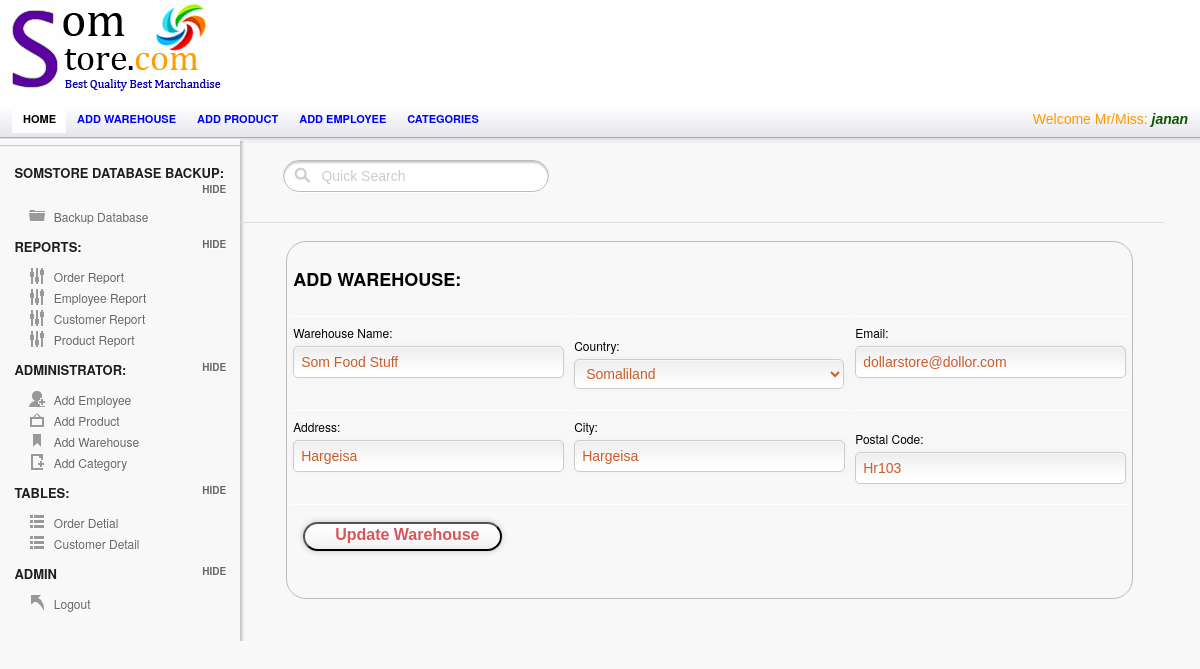
Page /Admin/wareViewUpdate.php?update=7 (signed in) on the committed database.
### tables this page shows
CREATE TABLE `employee` (
  `Employee_ID` int(95) NOT NULL AUTO_INCREMENT,
  `Employee_Name` varchar(25) NOT NULL,
  `Username` varchar(25) NOT NULL,
  `Password` varchar(25) NOT NULL,
  `Picture` varchar(255) NOT NULL,
  PRIMARY KEY (`Employee_ID`)
);

CREATE TABLE `warehouse` (
  `Warehouse_ID` int(255) NOT NULL AUTO_INCREMENT,
  `Country` varchar(25) NOT NULL,
  `City` varchar(25) NOT NULL,
  `Address` varchar(55) NOT NULL,
  `PostalCode` varchar(55) NOT NULL,
  `Email` varchar(35) NOT NULL,
  `Warehouse` varchar(55) NOT NULL,
  PRIMARY KEY (`Warehouse_ID`),
  UNIQUE KEY `Email` (`Email`),
  UNIQUE KEY `PostalCode` (`PostalCode`)
);

### session.php (called while the page is built, shortened)
<?php
include('config.php');
$check=$_SESSION['login_username'];
$session=mysqli_query($mysqli, "select Username from employee where Username='$check' ");
$row=mysqli_fetch_array($session);
$login_session=$row['Username'];
?>

### Admin/wareViewUpdate.php (the view, shortened to what this page needs)
<?php
include("../session.php");
include("../config.php");
 ?>
<!doctype html>
<html lang="en">
<head>
	<link rel="stylesheet" href="css/layout.css" type="text/css" media="screen" />
</head>
<body>
<div id="container">
	   <div id="header">
		<div id="logo-banner">
				<div id="logo">
					<a href="index.php"><img src="images/logo.png" alt="" /></a>
				</div>
				<div id="banner">
				</div>
		</div>
		</div>
	<div id="content-wrap">
	<section id="secondary_bar">
               <nav>
                <ul>
                    <li class="selected"><a href="index.php">Home</a></li>
                    <li><a href="add_warehouse.php">Add warehouse</a></li>
                    <li><a href="add_product.php">Add product</a></li>
                    <li><a href="Employee.php">Add employee</a></li>
                    <li><a href="add_category.php">Categories</a></li>
                    <li class="logout"> <span class="check"> <?php echo "Welcome Mr/Miss:   ". "<font color='##fa5400'><i><b>".$login_session."</b></i></font>" ;?> </span></li>
                </ul>
            </nav>
	</section>
<aside id="sidebar" class="column">
		<hr/>
		<h3> SomStore Database Backup:</h3>
		<ul class="toggle">
		    <li class="icn_folder"><a href="Backup.php">Backup Database</a></li>
		</ul>
		<h3>Reports:</h3>
		<ul class="toggle">
		    <li class="icn_settings"><a href="OrderReports.php">Order Report</a></li>
			<li class="icn_settings"><a href="EmployeeReport.php">Employee Report</a></li>
			<li class="icn_settings"><a href="CustomerReport.php">Customer Report</a></li>
			<li class="icn_settings"><a href="ProductReport.php"> Product Report</a></li>
		</ul>
		<h3>Administrator:</h3>
		<ul class="toggle">
		    <li class="icn_add_user"><a href="Employee.php">Add Employee</a></li>
			<li class="icn_photo"><a href="add_product.php">Add Product</a></li>
			<li class="icn_tags"><a href="add_warehouse.php">Add Warehouse</a></li>
			<li class="icn_new_article"><a href="add_category.php">Add Category</a></li>
		</ul>
        <h3>Tables:</h3>
		<ul class="toggle">
		    <li class="icn_categories"><a href="order.php">Order Detial</a></li>
     		<li class="icn_categories"><a href="customerTable.php">Customer Detail</a></li>
		</ul>
		<h3>Admin</h3>
		<ul class="toggle">
			<li class="icn_jump_back"><a href="../logout.php">Logout</a></li>
		</ul>
	</aside>
	<section id="main" class="column">
<?php
$update=$_GET['update'];
$result = mysqli_query($mysqli,"SELECT * FROM warehouse where Warehouse_ID ='$update'");
?>
<?php if($row = mysqli_fetch_array($result))
  {?>
	<div id="form_wrapper" class="form_wrapper"  >
	<form class="quick_search">
			<input type="text"  value="Quick Search" onfocus="if(!this._haschanged){this.value=''};this._haschanged=true;">
		</form>
		 <table>
					<form class="register active" id="myForm" action="wareUpdate.php"  method="POST">
					<th colspan="3"><h2>ADD WAREHOUSE:</h2> </th>
	<tr>
    <td>
		<label> Warehouse Name:</label>
		<input type="text" name="wname" id="wname"  value="<?php echo $row['Warehouse'];?>"  placeholder="Warehouse Name" required>
	</td>
   <td>
	<label>Country:</label>
		<select name="country" id="select"  value="<?php echo $row['Country'];?>"  placeholder="Select Country" required>
		  <option value="SOM" countrynum="252" selected="">Somaliland</option>
</select>
   </td>
   <td>
		<label>Email:</label>
		<input type="text" name="email" id="email" value="<?php echo $row['Email'];?>"  placeholder="Email" required>
	</td>
   </tr>
   <tr>
    <td>
		<label> Address:</label>
		<input type="text" name="address"  id="address" value="<?php echo $row['Address'];?>"  placeholder="Address" required>
	</td>
   <td>
       		<label> City:</label>
		<input type="text" name="city"  id="city" value="<?php echo $row['City'];?>"  placeholder="City" required>
  </td>
   <td>
	    <label> Postal Code:</label>
	<input type="text" name="pcode"  id="pcode" value="<?php echo $row['PostalCode'];?>"  placeholder="Postal Code" required>
   </td>
   </tr>
   <tr>
						<div class="bottom">
						<td colspan="3">
						<button type="submit"  name="submit"  class="a-btn"><span class="a-btn-text">Update Warehouse </span></button>
						</div>
   </tr>
</form>
					</table>
	</div>
 </div>
      <?php }?>
          </div>
</body>
</html>

### rows in the picture
employee: Username "janan"
warehouse: wname "Som Food Stuff", country "Somaliland", email "dollarstore@dollor.com", address "Hargeisa", city "Hargeisa", pcode "Hr103"
